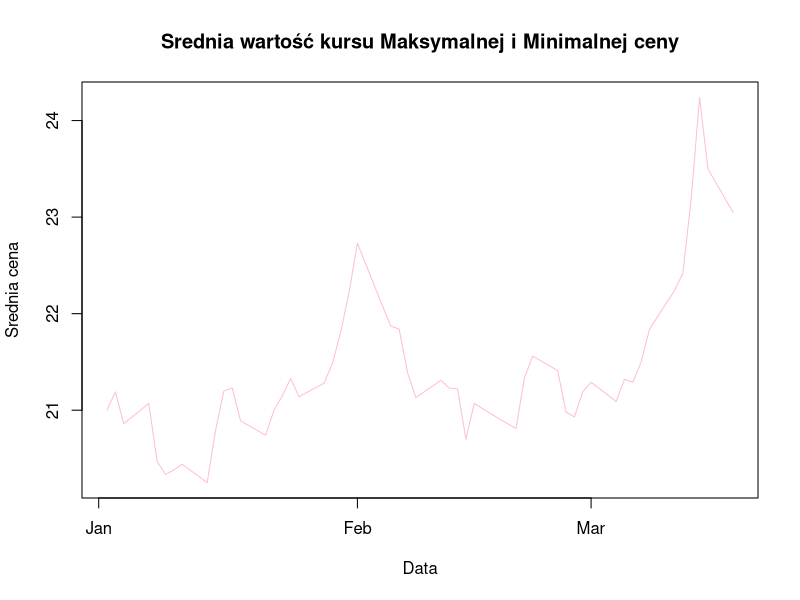
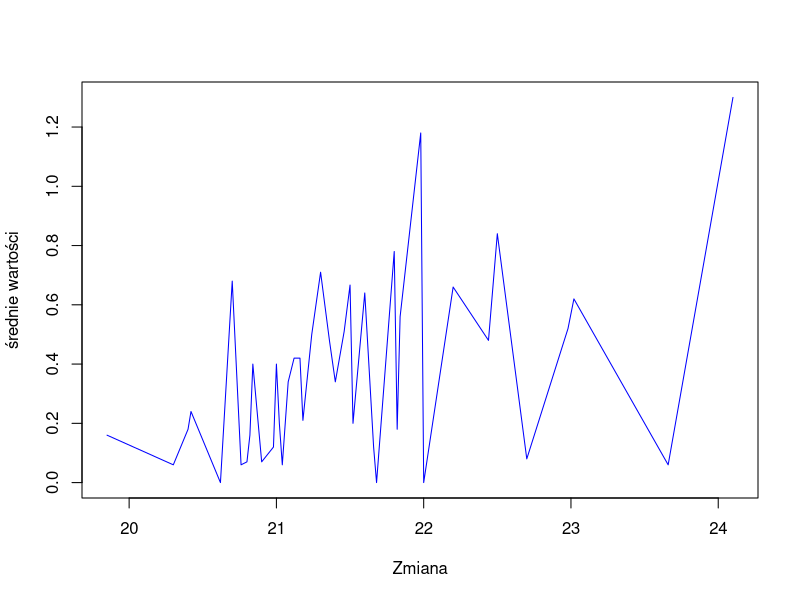
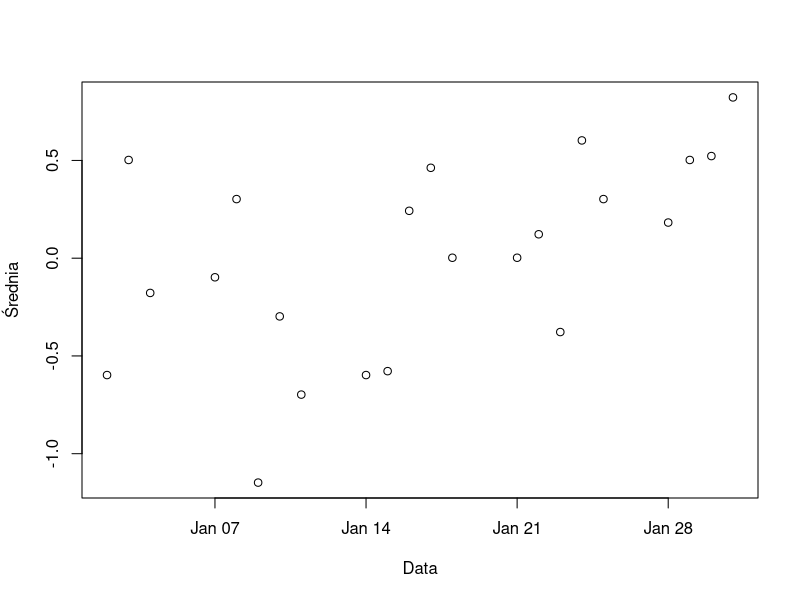

Source code (R) for these figures, in order:
## ---- chunk 1
knitr::opts_chunk$set(echo = TRUE)
## ---- chunk 2
dane <- read.csv("kMruk-GPW_PLAY.csv")[,1:5]

head(dane)
## ---- chunk 3
summary(dane)
## ---- chunk 4
library(dplyr)
## ---- chunk 5
Maks<-dane$Maks
Min<-dane$Min
Data<-dane$Data
Otwarcie<-dane$Otwarcie
Zamkniecie<-dane$Zamkniecie
## ---- chunk 6
Data2 <- as.Date(Data, "%Y-%m-%d")
dane<-cbind(dane,Data2)
## ---- chunk 7
dane %>%
 filter(Maks>=20 , Min<25) %>%
  mutate(sredniac = (Maks + Min)/2) %>%
  mutate(Month = format(as.POSIXct(Data2), "%m")) %>%
  group_by(Month) %>%
  select(Data2, Otwarcie, Zamkniecie, sredniac) -> tab1
head(tab1)
## ---- chunk 8
plot(tab1$Data2, tab1$sredniac, xlab="Data", ylab = "Srednia cena", main = "Srednia wartość kursu Maksymalnej i Minimalnej ceny", type="l", col="pink")

## ---- chunk 9
dane %>%
  filter(Otwarcie<25) %>%
   mutate(RoznicaOm=Otwarcie-Min) %>%
   arrange(Otwarcie) %>%
   group_by(Otwarcie) %>%
 summarise(sredniaR = mean(RoznicaOm, na.rm=TRUE)) -> tab2
head(tab2)
## ---- chunk 10
matplot(tab2$Otwarcie, tab2$sredniaR, xlab="Zmiana", ylab="średnie wartości", "l", col="blue")
## ---- chunk 11
dane%>%
  filter(grepl("-01-", Data2)) %>%
   mutate(srednia = mean(Otwarcie)) %>%
   mutate(roznica=(Otwarcie-srednia)) %>%
 select(Data2, Otwarcie, roznica)-> tab3
head(tab3)
## ---- chunk 12
plot(tab3$Data2, tab3$roznica, xlab="Data", ylab = "Średnia", type="p")
